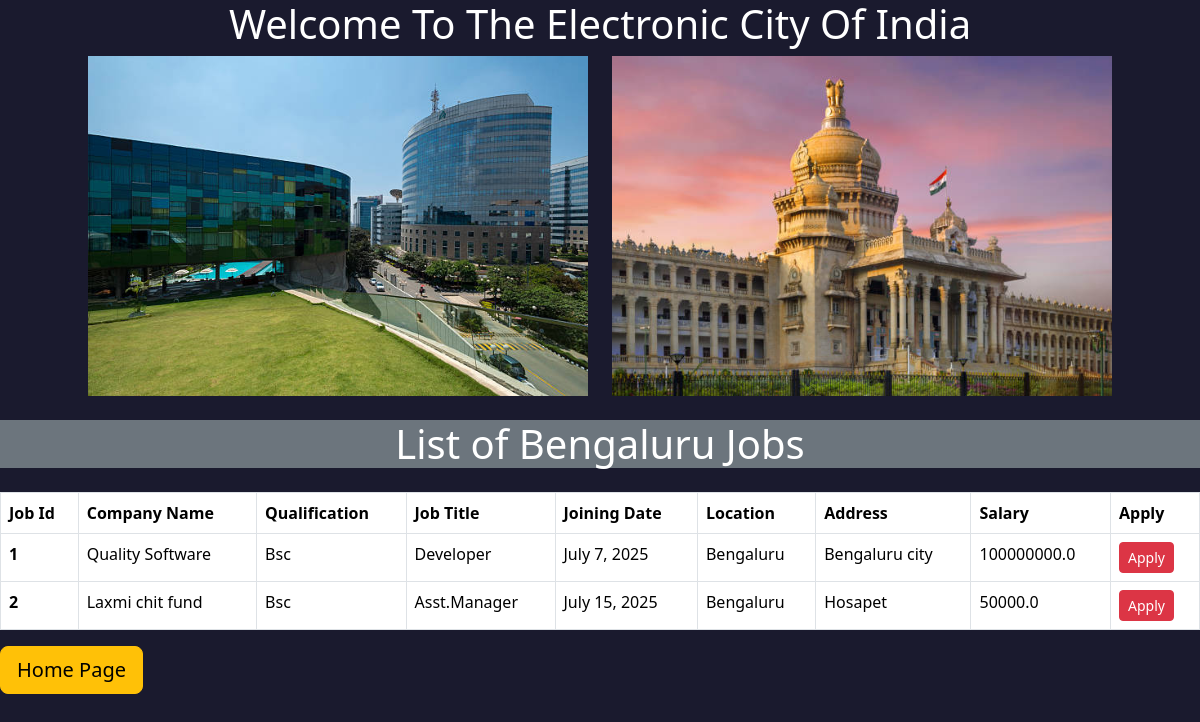
The app's page /bengaluru/ with its own data.
### naukri/models.py (models this page shows)
class Bengaluru(models.Model):
    company_name = models.CharField(max_length=25)
    job_title = models.CharField(max_length=20, choices=job_title)
    sal = models.FloatField()
    qualification = models.CharField(max_length=10, choices=qual)
    joining_date = models.DateField()
    location = models.CharField(max_length=25)
    address = models.CharField(max_length=200)

### naukri/views.py (the view)
# urls.py: path("bengaluru/", views.bengaluru_view, name='bengaluru'),
def bengaluru_view(request):
    job_list = Bengaluru.objects.all()
    return render(request, 'naukri/bengaluru.html', {'job_list': job_list})

### templates/naukri/bengaluru.html (shortened to what this page needs)
{% load static %}
<!DOCTYPE html>
<html lang="en">
<head>
    <link href="https://cdn.jsdelivr.net/npm/bootstrap@5.3.7/dist/css/bootstrap.min.css" rel="stylesheet"
>
</head>
<body style="background-color: #1a1a2e; color: white;" >
    <h1 style="text-align:center;">Welcome To The Electronic City Of India</h1>
    <div style="text-align: center;" class="mb-4">
        <div class="card1" style="display: inline-block; margin-right: 20px;">
            <img src="{%static 'images/IT.jpg' %}" width="500px" height="340px" alt="">
        </div>
        <div class="card2" style="display: inline-block;">
            <img src="{%static 'images/beng.jpg' %}" width="500px" height="340px" alt="">
        </div>
    </div>
    <h1 class="bg-secondary text-white text-center mt-4 mb-4">List of Bengaluru Jobs</h1>
    <table class="table table-bordered text-white">
        <thead>
            <tr>
                <th scope="col">Job Id</th>
                <th scope="col">Company Name</th>
                <th scope="col">Qualification</th>
                <th scope="col">Job Title</th>
                <th scope="col">Joining Date</th>
                <th scope="col">Location</th>
                <th scope="col">Address</th>
                <th scope="col">Salary</th>
                <th scope="col">Apply</th>
            </tr>
        </thead>
        <tbody>
            {%for job in job_list%}
            <tr>
                <th scope="row">{{job.id}}</th>
                <td>{{job.company_name}}</td>
                <td>{{job.qualification}}</td>
                <td>{{job.job_title}}</td>
                <td>{{job.joining_date}}</td>
                <td>{{job.location}}</td>
                <td>{{job.address}}</td>
                <td>{{job.sal}}</td>
                <td><a href="#" class="btn btn-danger btn-sm">Apply</a></td>
            </tr>
            {%endfor%}
        </tbody>
    </table>
    <a href="/" class="btn btn-warning btn-lg">Home Page</a>
</body>
</html>

### records on screen
Bengaluru: id "1", company_name "Quality Software", qualification "Bsc", job_title "Developer", joining_date "July 7, 2025", location "Bengaluru", address "Bengaluru city", sal "100000000.0"
Bengaluru: id "2", company_name "Laxmi chit fund", qualification "Bsc", job_title "Asst.Manager", joining_date "July 15, 2025", location "Bengaluru", address "Hosapet", sal "50000.0"
